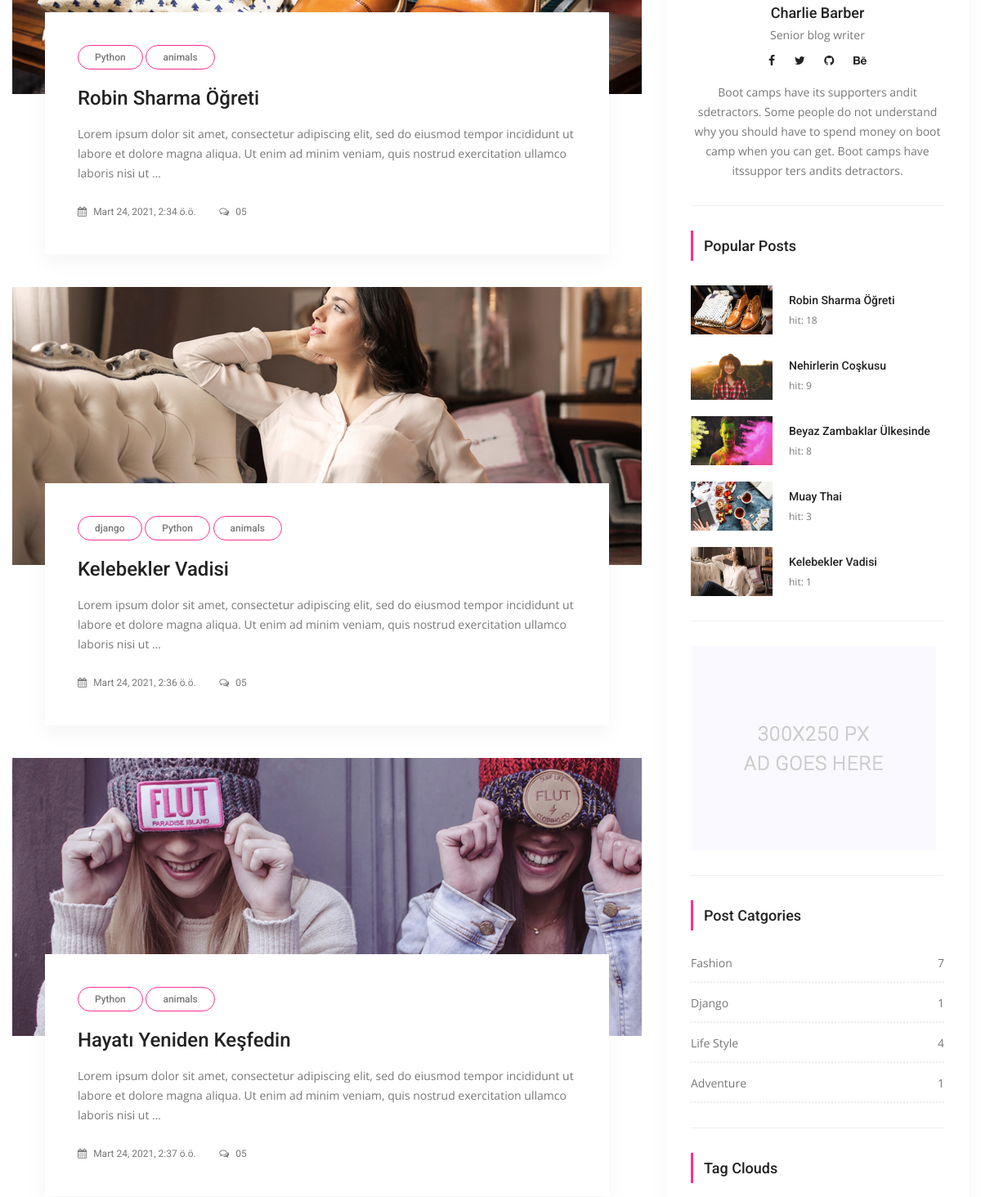
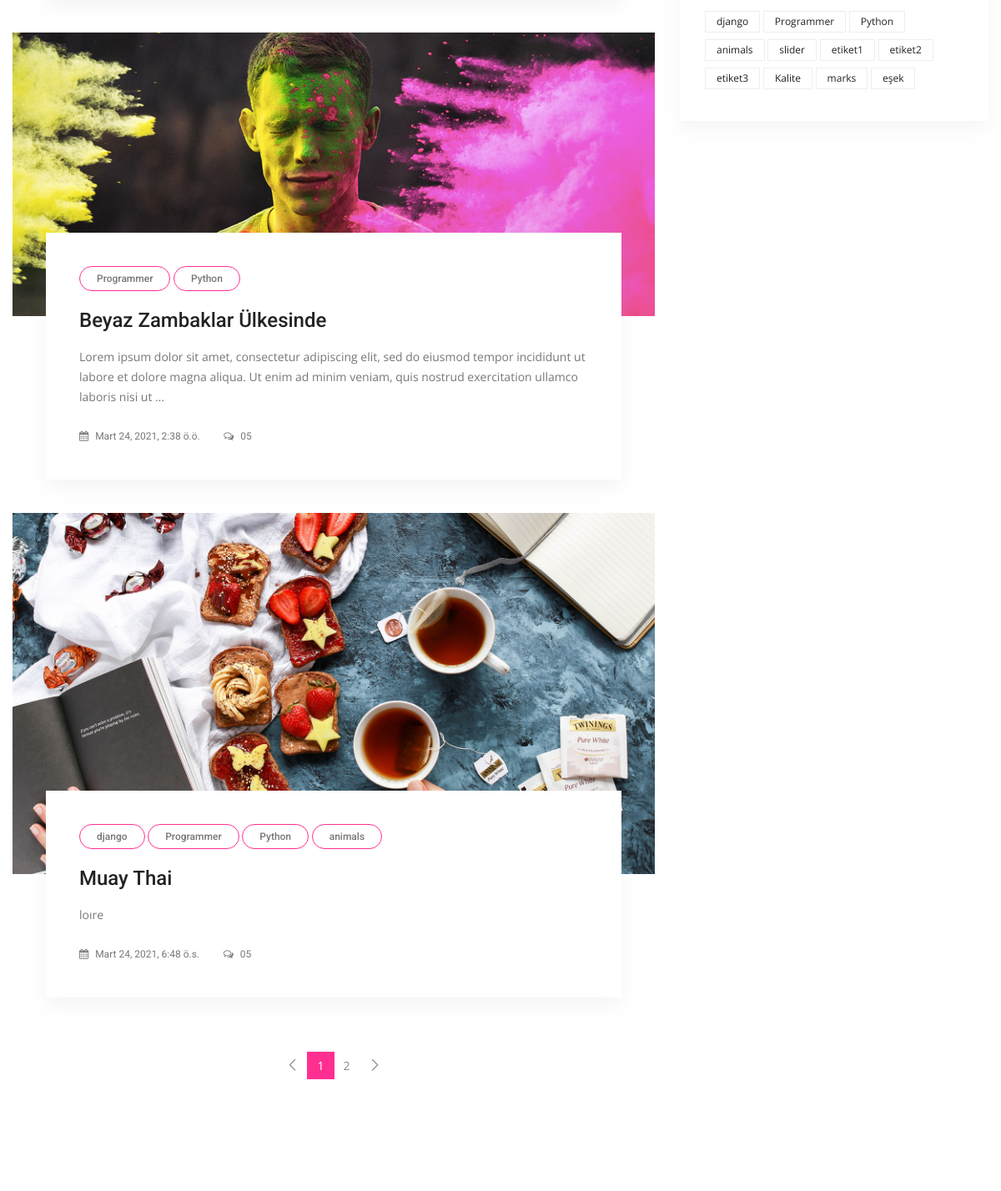
The page /tag/python (middle part) on the database as committed earlier (2 pictures, top to bottom).
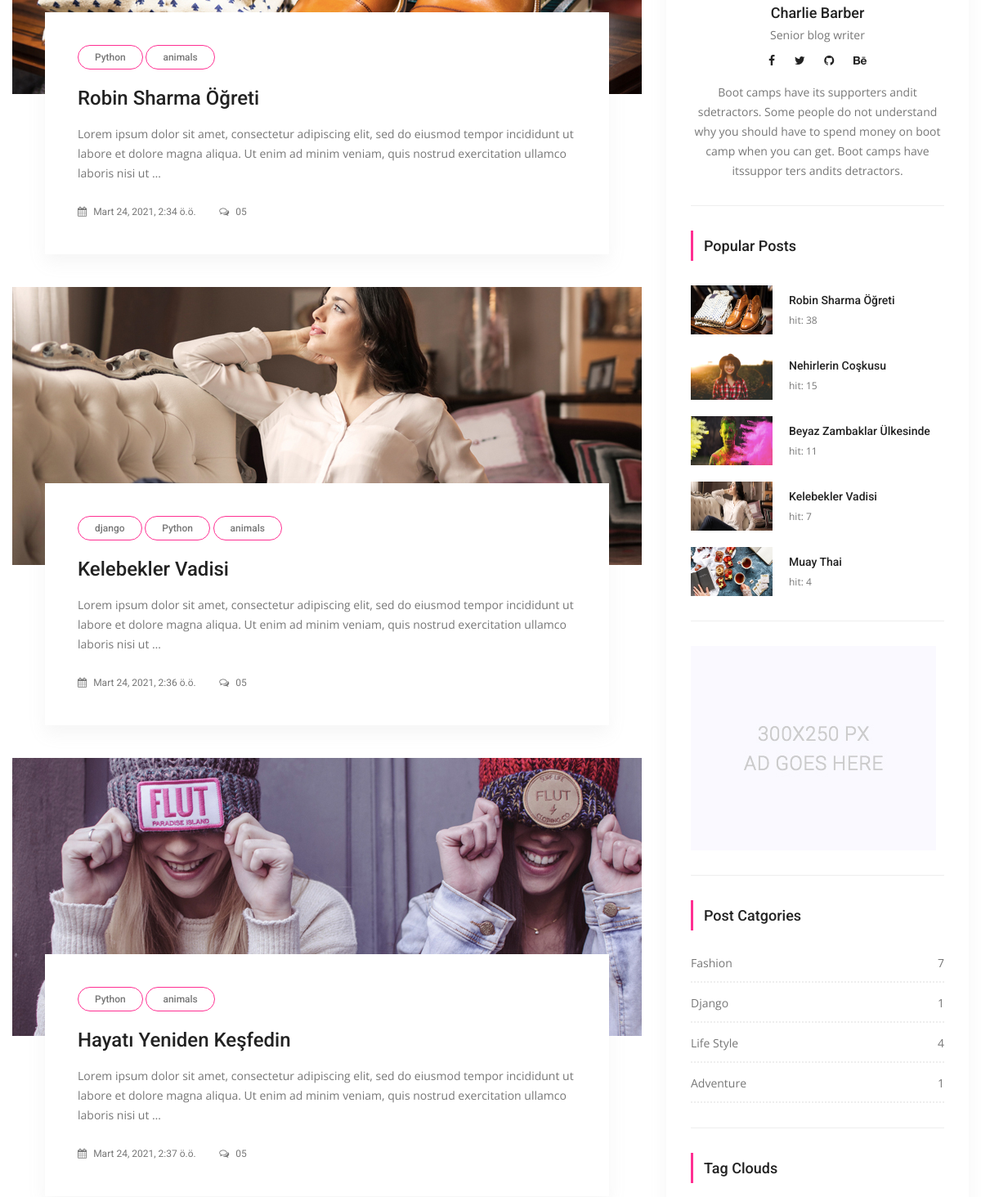
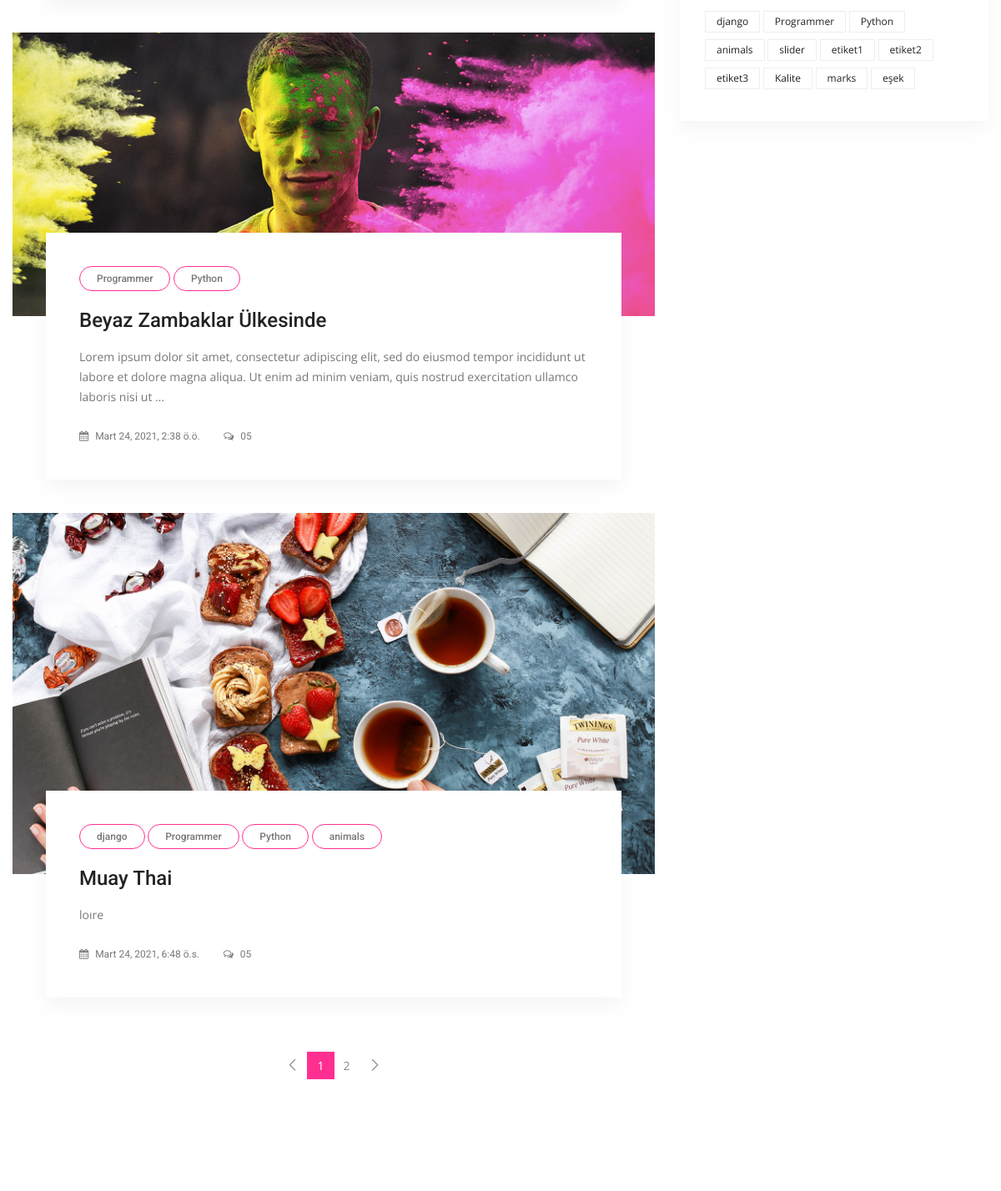
The same page on the database as committed later (2 pictures, top to bottom).
### posts/models.py (models this page shows, shortened)
class Post(models.Model):
    title = models.CharField(max_length=150)
    content = models.TextField()
    publishing_date = models.DateTimeField(auto_now_add=True)
    image = models.ImageField(null=True,blank=True, upload_to='resimler/',default="resimler/sean-o-KMn4VEeEPR8-unsplash.jpg")
    user = models.ForeignKey(settings.AUTH_USER_MODEL, on_delete=models.CASCADE, default=1)#ForeignKey -> 1'e çok yani, 1 kullanıcı bir sürü yazı ekleyebilir ilişkisi
    slug = models.SlugField(default="slug", editable=False)
    category = models.ForeignKey(Category,on_delete=models.CASCADE, default=1, related_name="posts")#1 Category'nin ->BİR SÜRÜ POSTU OLABİLİR , category -> one, Post Many
    tag = models.ManyToManyField(Tag,related_name="posts", blank=True)
    slider_post = models.BooleanField(default=False)
    hit=models.PositiveIntegerField(default=0)
    """
   1 user -> Bir sürü yazısı olabilir, fakat 1 yazının(Aynı yazı) bir sürü useri olamaz :ForeignKey
    1 etiket bir çok posta ait olabilir, aynı zamanda o yazıda bir çok etikete sahip olabilir:ManyToMany
    """

class Tag(models.Model):
    title = models.CharField(max_length = 50)
    slug = models.SlugField(editable = False )
    def __str__(self):
        return self.title
    def post_count(self):
        return self.posts.all().count() #posts -> related_name='posts' olan...

class Category(models.Model):
    title = models.CharField(max_length=250)
    slug = models.SlugField(editable=False)
    def post_count(self):
        return self.posts.all().count() #posts -> related_name="posts" dan geliyor..

### posts/views.py (the view)
# urls.py: path('tag/<slug:slug>',TagDetail.as_view(), name='tag_detail'),
class TagDetail(ListView):
    model = Post
    template_name='tags/tag_detail.html'
    context_object_name='posts'
    paginate_by = 5
    def get_queryset(self):
        self.tag = get_object_or_404(Tag, slug=self.kwargs['slug'])
        return Post.objects.filter(tag = self.tag).order_by('id')
    def get_context_data(self,**kwargs):
        context = super(TagDetail,self).get_context_data(**kwargs)
        self.tag = get_object_or_404(Tag, slug=self.kwargs['slug'])
        context['tag'] = self.tag
        return context

### posts/templatetags/custom_tags.py (called while the page is built)
@register.simple_tag(name="categories")
def all_categories():
    return Category.objects.all()

@register.simple_tag(name="tags")
def all_tags():
    return Tag.objects.all()

@register.simple_tag(name="hit_posts")
def hit_posts():
    return Post.objects.order_by('-hit')[:5] # 5 tane post gösterir.

### templates/tags/tag_detail.html (shortened to what this page needs)
{% extends 'base.html' %}
{% load static %}
    {% block content %}
        <section class="blog_area p_120">
            <div class="container">
                <div class="row">
                    <div class="col-lg-8">
                        <div class="blog_left_sidebar">
                        {% for post in posts %}
                            <article class="blog_style1">
                            	<div class="blog_img">
                            		<img class="img-fluid" src="{{ post.image.url }}" alt="">
                            	</div>
                            	<div class="blog_text">
									<div class="blog_text_inner">
                                        {% for tag in post.tag.all %}
										<a class="cat" href="{% url 'tag_detail' tag.slug %}">{{ tag.title }}</a>
                                        {% endfor %}
										<a href="{% url 'detail' pk=post.id slug=post.slug %}"><h4>{{ post.title }}</h4></a>
										<p>{{ post.content | safe | truncatechars_html:200 }}</p>
										<div class="date">
											<a href="#"><i class="fa fa-calendar" aria-hidden="true"></i> {{ post.publishing_date }}</a>
											<a href="#"><i class="fa fa-comments-o" aria-hidden="true"></i> 05</a>
										</div>
									</div>
                            	</div>
                            </article>
                        {% endfor %}
                         {% if is_paginated %}
                        <nav class="blog-pagination justify-content-center d-flex">
                            <ul class="pagination">
                                {% if page_obj.has_previous %}
                                <li class="page-item">
                                    <a href="?page={{ page_obj.previous_page_number }}" class="page-link" aria-label="Previous">
                                        <span aria-hidden="true">
                                            <span class="lnr lnr-chevron-left"></span>
                                        </span>
                                    </a>
                                </li>
                                    {% else %}
                                   <li class="page-item disabled">
                                        <a href="#" class="page-link" aria-label="Previous">
                                            <span aria-hidden="true">
                                                <span class="lnr lnr-chevron-left"></span>
                                            </span>
                                        </a>
                                    </li>
                                    {% endif %}
                                  {% for i in paginator.page_range %}
                                {% if page_obj.number == i %}
                                <li class="page-item active"><a href="#" class="page-link">{{ i }}</a></li>
                                {% else %}
                                <li class="page-item"><a href="?page={{ i }}" class="page-link">{{ i }}</a></li>
                               {% endif %}
                               {% endfor %}
                                {% if page_obj.has_next %}
                                <li class="page-item">
                                    <a href="?page={{ page_obj.next_page_number }}" class="page-link" aria-label="Next">
                                        <span aria-hidden="true">
                                            <span class="lnr lnr-chevron-right"></span>
                                        </span>
                                    </a>
                                </li>
                                {% endif %}
                            </ul>
                       </nav>
                        {% endif %}
                        </div>
                    </div>
                    {% include 'right_side.html' %}
                </div>
            </div>
        </section>
   {% endblock %}

### templates/right_side.html (shortened to what this page needs)
{% load static %}
{% load custom_tags %}
  <div class="col-lg-4">
            <div class="blog_right_sidebar">
                <aside class="single_sidebar_widget author_widget">
                    <h4>Charlie Barber</h4>
                    <p>Senior blog writer</p>
                    <div class="social_icon">
                        <a href="#"><i class="fa fa-facebook"></i></a>
                        <a href="#"><i class="fa fa-twitter"></i></a>
                        <a href="#"><i class="fa fa-github"></i></a>
                        <a href="#"><i class="fa fa-behance"></i></a>
                    </div>
                    <p>Boot camps have its supporters andit sdetractors. Some people do not understand why you should have to spend money on boot camp when you can get. Boot camps have itssuppor ters andits detractors.</p>
                    <div class="br"></div>
                </aside>
                <aside class="single_sidebar_widget popular_post_widget">
                    <h3 class="widget_title">Popular Posts</h3>
                    {% hit_posts as posts %}
                    {% for post in posts %}
                        <div class="media post_item">
                        <img src="{{ post.image.url }}" alt="post" style="width:100px;height:60px;">
                        <div class="media-body">
                            <a href="{% url 'detail'  post.id post.slug %}"><h3>{{ post.title }}</h3></a>
                            <p>hit: {{ post.hit }}</p>
                        </div>
                    </div>
                    {% endfor %}
                    <div class="br"></div>
                </aside>
                <aside class="single_sidebar_widget">
                    <a href="#"><img class="img-fluid" src="{% static "img/blog/add.jpg" %}" alt=""></a>
                    <div class="br"></div>
                </aside>
                <aside class="single_sidebar_widget post_category_widget">
                    <h4 class="widget_title">Post Catgories</h4>
                    <ul class="list cat-list">
                       {% categories as categories %}
                        {% for category in categories %}
                        <li>
                            <a href="{% url 'category_detail' pk=category.id slug=category.slug %}" class="d-flex justify-content-between">
                                <p>{{ category.title }}</p>
                                <p>{{ category.post_count }}</p>
                            </a>
                        </li>
                        {% endfor %}
                    </ul>
                    <div class="br"></div>
                </aside>
                <aside class="single-sidebar-widget tag_cloud_widget">
                    <h4 class="widget_title">Tag Clouds</h4>
                    <ul class="list">
                        {% tags as etiketler %}
                        {% for etiket in etiketler %}
                        <li><a href="{% url 'tag_detail' etiket.slug %}">{{ etiket }}</a></li>
                        {% endfor %}
                    </ul>
                </aside>
            </div>
        </div>

Rows that differ between the two databases and show on the page:
changed Post "Robin Sharma Öğreti": hit "18" → "38"
changed Post "Kelebekler Vadisi": hit "1" → "7"; moves up the list
changed Post "Beyaz Zambaklar Ülkesinde": hit "8" → "11"
changed Post "Muay Thai": hit "3" → "4"
changed Post "Nehirlerin Coşkusu": hit "9" → "15"
